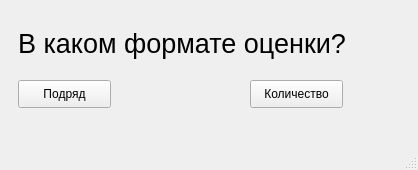
<?xml version="1.0" encoding="UTF-8"?>
<ui version="4.0">
 <class>MainWindow</class>
 <widget class="QMainWindow" name="MainWindow">
  <property name="geometry">
   <rect>
    <x>0</x>
    <y>0</y>
    <width>418</width>
    <height>170</height>
   </rect>
  </property>
  <property name="sizePolicy">
   <sizepolicy hsizetype="Fixed" vsizetype="Fixed">
    <horstretch>0</horstretch>
    <verstretch>0</verstretch>
   </sizepolicy>
  </property>
  <property name="windowTitle">
   <string>MainWindow</string>
  </property>
  <widget class="QWidget" name="centralwidget">
   <widget class="QLabel" name="label_3">
    <property name="geometry">
     <rect>
      <x>18</x>
      <y>23</y>
      <width>392</width>
      <height>40</height>
     </rect>
    </property>
    <property name="sizePolicy">
     <sizepolicy hsizetype="Fixed" vsizetype="Preferred">
      <horstretch>0</horstretch>
      <verstretch>0</verstretch>
     </sizepolicy>
    </property>
    <property name="font">
     <font>
      <pointsize>20</pointsize>
     </font>
    </property>
    <property name="text">
     <string>В каком формате оценки?</string>
    </property>
   </widget>
   <widget class="QPushButton" name="btnRow">
    <property name="geometry">
     <rect>
      <x>18</x>
      <y>80</y>
      <width>93</width>
      <height>28</height>
     </rect>
    </property>
    <property name="sizePolicy">
     <sizepolicy hsizetype="Fixed" vsizetype="Fixed">
      <horstretch>0</horstretch>
      <verstretch>0</verstretch>
     </sizepolicy>
    </property>
    <property name="text">
     <string>Подряд</string>
    </property>
   </widget>
   <widget class="QPushButton" name="btnQnt">
    <property name="geometry">
     <rect>
      <x>250</x>
      <y>80</y>
      <width>93</width>
      <height>28</height>
     </rect>
    </property>
    <property name="sizePolicy">
     <sizepolicy hsizetype="Fixed" vsizetype="Fixed">
      <horstretch>0</horstretch>
      <verstretch>0</verstretch>
     </sizepolicy>
    </property>
    <property name="text">
     <string>Количество</string>
    </property>
   </widget>
  </widget>
  <widget class="QMenuBar" name="menubar">
   <property name="geometry">
    <rect>
     <x>0</x>
     <y>0</y>
     <width>418</width>
     <height>26</height>
    </rect>
   </property>
  </widget>
  <widget class="QStatusBar" name="statusbar"/>
 </widget>
 <resources/>
 <connections/>
</ui>
